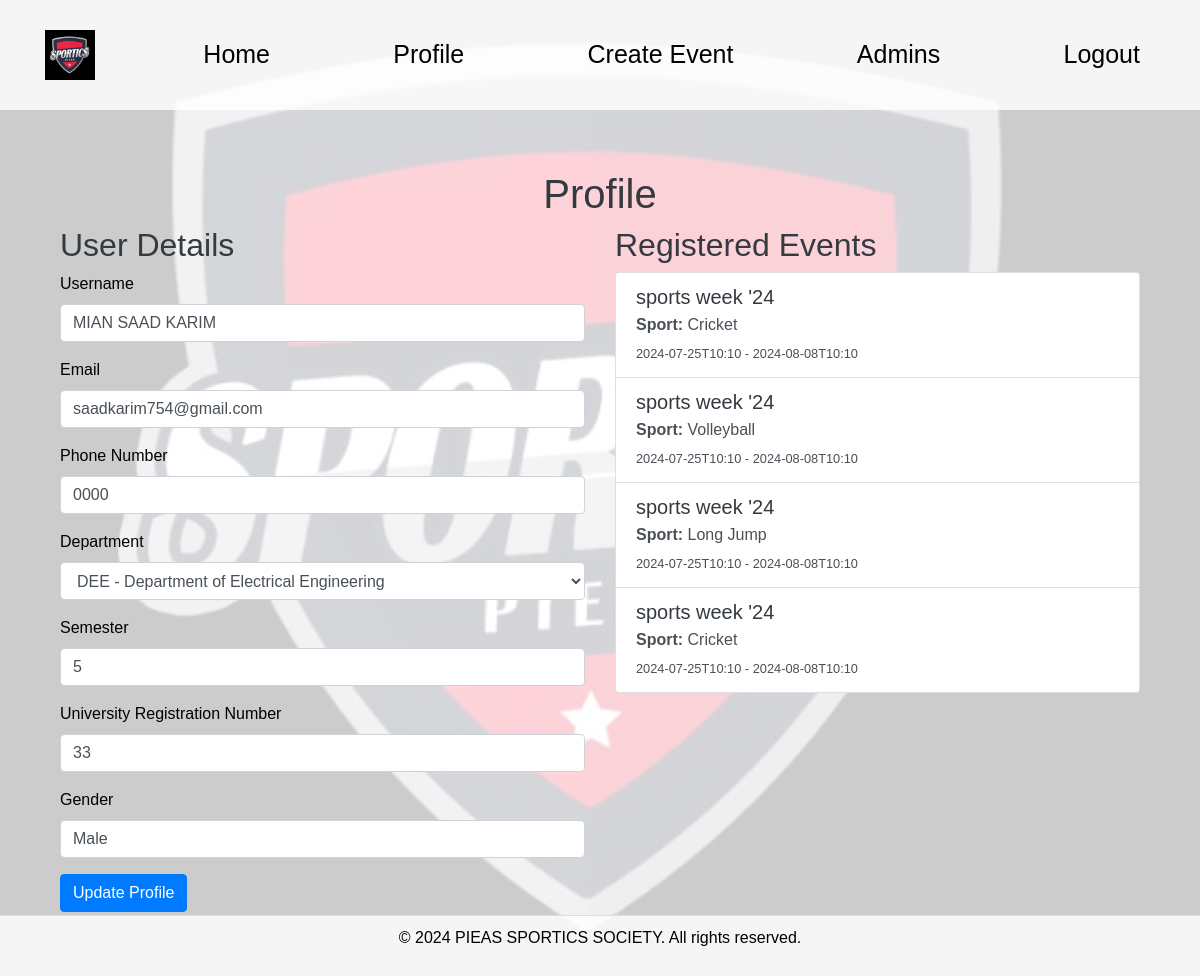
The page /profile (signed in) on the database its author committed.
### tables this page shows
CREATE TABLE users (
    id INTEGER PRIMARY KEY AUTOINCREMENT,
    username TEXT NOT NULL UNIQUE,
    email TEXT NOT NULL UNIQUE,
    phone_number TEXT NOT NULL,
    hash TEXT NOT NULL,
    registered_on TIMESTAMP DEFAULT CURRENT_TIMESTAMP
, department TEXT, semester INTEGER, university_registration_number TEXT, gender TEXT);

CREATE TABLE events (
    id INTEGER PRIMARY KEY AUTOINCREMENT,
    name TEXT NOT NULL,
    description TEXT NOT NULL,
    start_date TIMESTAMP NOT NULL,
    end_date TIMESTAMP NOT NULL,
    image TEXT,
    created_on TIMESTAMP DEFAULT CURRENT_TIMESTAMP
);

CREATE TABLE sports (
    id INTEGER PRIMARY KEY AUTOINCREMENT,
    name TEXT NOT NULL,
    category TEXT NOT NULL,
    description TEXT,
    created_on TIMESTAMP DEFAULT CURRENT_TIMESTAMP
);

### app.py (the view, shortened to what this page needs)
@app.route("/profile", methods=["GET", "POST"])
@login_required
def profile():
    user_id = session.get("user_id")
    user = db.execute("SELECT username, email, phone_number, department, semester, university_registration_number, gender FROM users WHERE id = ?", user_id)
    if len(user) != 1:
        return apology("User not found", 404)
    user = user[0]
    events = db.execute("""
        SELECT e.id, e.name, e.start_date, e.end_date, s.name AS sport_name
        FROM registrations r
        JOIN events e ON r.event_id = e.id
        JOIN sports s ON r.sport_id = s.id
        WHERE r.user_id = ?
        ORDER BY e.start_date
    """, user_id)
    return render_template("profile.html", user=user, events=events)

### app.py (called while the page is built)
@app.after_request
def after_request(response):
    response.headers["Cache-Control"] = "no-cache, no-store, must-revalidate"
    response.headers["Expires"] = 0
    response.headers["Pragma"] = "no-cache"
    return response

### helpers.py (called while the page is built)
def login_required(f):
    @wraps(f)
    def decorated_function(*args, **kwargs):
        if session.get("user_id") is None:
            return redirect("/login")
        return f(*args, **kwargs)
    return decorated_function

### templates/profile.html (shortened to what this page needs)
{% extends "layout.html" %}
{% block content %}
<div class="container">
    <h1 class="text-center">Profile</h1>
    <div class="row mb-4">
        <div class="col-md-6">
            <h2>User Details</h2>
            <form method="POST">
                <div class="form-group">
                    <label for="username">Username</label>
                    <input type="text" class="form-control" id="username" name="username" value="{{ user.username }}" required>
                </div>
                <div class="form-group">
                    <label for="email">Email</label>
                    <input type="email" class="form-control" id="email" name="email" value="{{ user.email }}" required>
                </div>
                <div class="form-group">
                    <label for="phone_number">Phone Number</label>
                    <input type="text" class="form-control" id="phone_number" name="phone_number" value="{{ user.phone_number }}" required>
                </div>
                <div class="form-group">
                    <label for="department">Department</label>
                    <select class="form-control" id="department" name="department" required>
                        <option value="DEE" {% if user.department == 'DEE' %}selected{% endif %}>DEE - Department of Electrical Engineering</option>
                    </select>
                </div>
                <div class="form-group">
                    <label for="semester">Semester</label>
                    <input type="text" class="form-control" id="semester" name="semester" value="{{ user.semester }}" required>
                </div>
                <div class="form-group">
                    <label for="university_registration_number">University Registration Number</label>
                    <input type="text" class="form-control" id="university_registration_number" name="university_registration_number" value="{{ user.university_registration_number }}" required>
                </div>
                <div class="form-group">
                    <label for="gender">Gender</label>
                    <input type="text" class="form-control" id="gender" name="gender" value="{{ user.gender }}" required>
                </div>
                <button type="submit" class="btn btn-primary">Update Profile</button>
            </form>
        </div>
        <div class="col-md-6">
            <h2>Registered Events</h2>
            {% if events %}
                <div class="list-group">
                    {% for event in events %}
                        <a href="/event/{{ event.id }}" class="list-group-item list-group-item-action">
                            <h5 class="mb-1">{{ event.name }}</h5>
                            <p class="mb-1"><strong>Sport:</strong> {{ event.sport_name }}</p>
                            <small>{{ event.start_date }} - {{ event.end_date }}</small>
                        </a>
                    {% endfor %}
                </div>
            {% else %}
                <p>You are not registered for any events.</p>
            {% endif %}
        </div>
    </div>
</div>
{% endblock %}

### templates/layout.html (shortened to what this page needs)
<!DOCTYPE html>
<html lang="en">
<head>
    <link rel="stylesheet" href="{{ url_for('static', filename='css/styles.css') }}">
    <link rel="stylesheet" href="https://stackpath.bootstrapcdn.com/bootstrap/4.5.2/css/bootstrap.min.css">
</head>
<body>
    <div class="backdrop"></div>
    <header class="container-fluid">
        <nav class="container">
            <img src="{{ url_for('static', filename='images/sportics.jpg') }}" alt="Sportics Logo" style="height: 50px;">
            <a href="/" style="color: black;">Home</a>
            {% if session.get("username") %}
                <a href="/profile" style="color: black;">Profile</a>
                <a href="/create_event" style="color: black;">Create Event</a>
                <a href="/admins" style="color: black;">Admins</a>
                <a href="/logout" style="color: black;">Logout</a>
            {% else %}
                <a href="/login" style="color: black;">Login</a>
                <a href="/register" style="color: black;">Register</a>
            {% endif %}
        </nav>
    </header>
    <main class="container">
        {% block content %}{% endblock %}
    </main>
    <footer class="container-fluid">
        <p>&copy; 2024 PIEAS SPORTICS SOCIETY. All rights reserved.</p>
    </footer>
</body>
</html>

### static/css/styles.css (style rules this page uses)
body { background-color: #f8f9fa; font-family: 'Helvetica Neue', Arial, sans-serif; }
header { background-color: #343a40; padding: 10px 0; font-size: 25px; margin-bottom: 20px; }
header nav a { color: white; margin: 0 15px; text-decoration: none; }
header img { height: 50px; }
main { padding: 20px; }
footer { background-color: #343a40; color: white; padding: 10px 0; text-align: center; position: fixed; width: 100%; bottom: 0; }
h1, h2, h3, h4, h5, h6 { color: #343a40; }
.form-control { margin-bottom: 10px; border-radius: 4px; }
.container { width: 90%; max-width: 1200px; margin: auto; padding: 20px; }

### rows shown on the page
users: username "MIAN SAAD KARIM", email "saadkarim754@gmail.com", phone_number "0000", department "DEE - Department of Electrical Engineering", semester "5", university_registration_number "33", gender "Male"
events: name "sports week '24", sport_name "Cricket", start_date "2024-07-25T10:10", end_date "2024-08-08T10:10", sport_name "Volleyball", sport_name "Long Jump"
